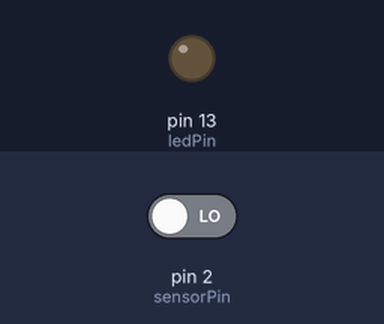
Simulated run of this sketch. Board: Arduino Uno, built with avr-gcc and run on an emulated ATmega328P. Parts: output pins drawn as LEDs (lit = HIGH). The inputs (shaded band) are chosen by the test bench; at power-on: pin 2 (sensorPin) LOW.

Above: at 1.2 s.
1.3 s: pin 2 (sensorPin) driven HIGH
At 2.4 s:
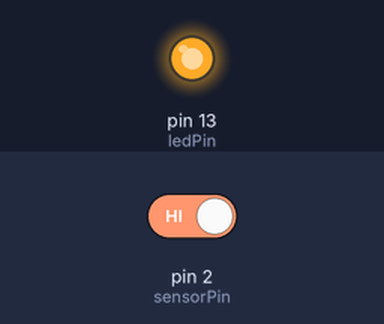
2.8 s: pin 2 (sensorPin) driven LOW
At 3.5 s:
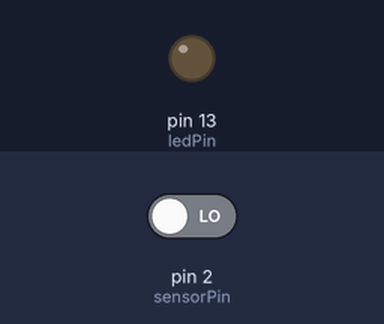
Timing chart, 0 to 5.8 s (numbered marks = the images above; inputs shaded):
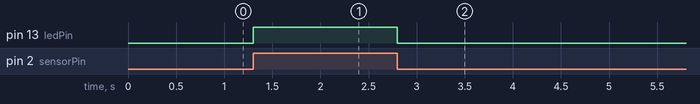

The sketch:

Sensor_Light.ino
```cpp
//Sample Code 2-1:Item Two—Sensor Light
int sensorPin = 2; // IR sensor to be attached to digital pin NO.2
int ledPin = 13; // Digital Piranha LED-R to be attached to digital pin NO.13
int sensorState = 0; // variable sensorState for storing statistics about the status of the sensor
void setup() {
  pinMode(ledPin, OUTPUT); // LED is the output unit
  pinMode(sensorPin, INPUT); // Sensor is the input unit
}
void loop() {
  sensorState = digitalRead(sensorPin); // Read statistics collected from the sensor
  if (sensorState == HIGH) { // If it is HIGH, LED light will be turned on
    digitalWrite(ledPin, HIGH);
  }
  else { // If it is LOW, LED light will be turned off
    digitalWrite(ledPin, LOW);
  }
}
```

Measured:
- after the input at 1.3 s, pin 13 (ledPin): LOW → HIGH at once
- after the input at 2.8 s, pin 13 (ledPin): HIGH → LOW at once
